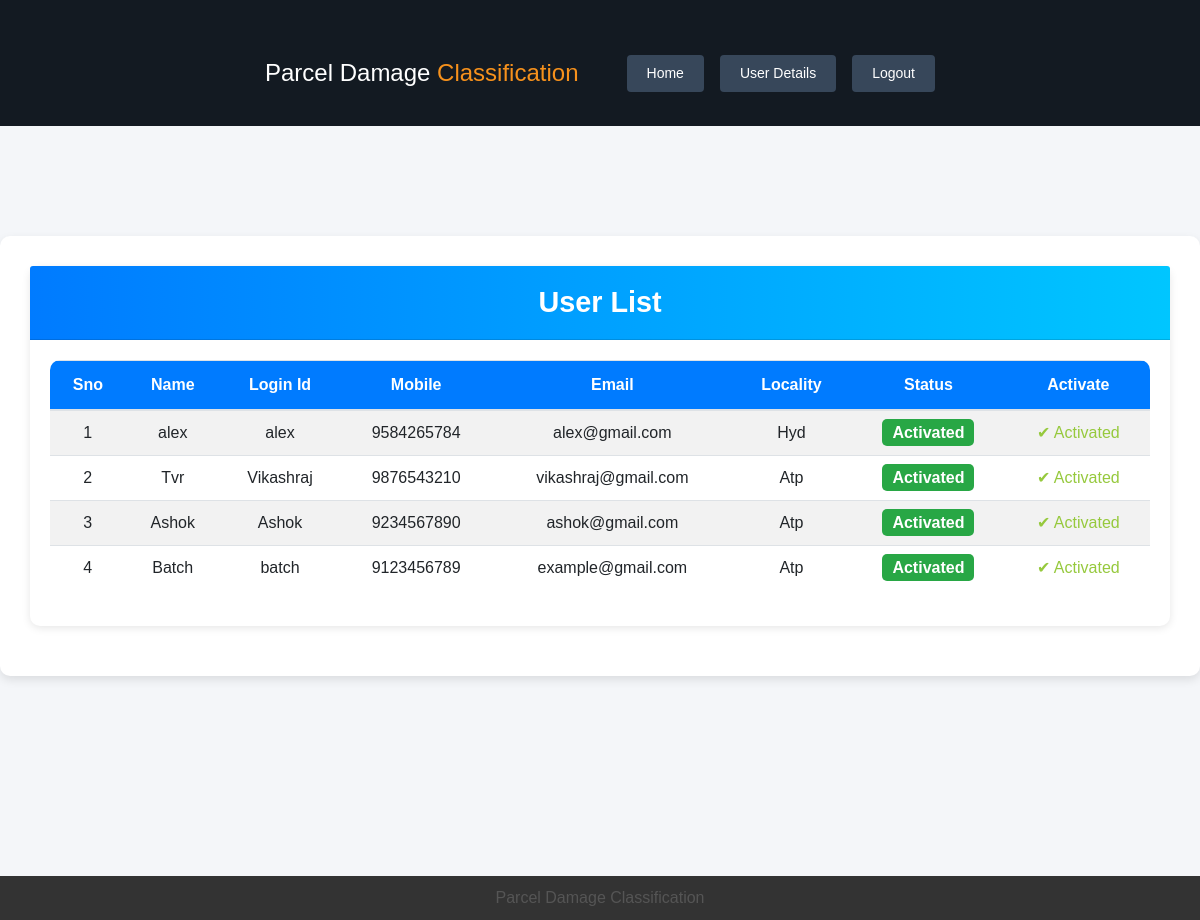
Page /ViewRegisteredUsers/ on the committed database.
### users/models.py (models this page shows, shortened)
class UserRegistrationModel(models.Model):
    name = models.CharField(max_length=100)
    loginid = models.CharField(unique=True, max_length=100)
    password = models.CharField(max_length=100)
    mobile = models.CharField(unique=True, max_length=100)
    email = models.CharField(unique=True, max_length=100)
    locality = models.CharField(max_length=100)
    address = models.CharField(max_length=1000)
    city = models.CharField(max_length=100)
    state = models.CharField(max_length=100)
    status = models.CharField(max_length=100)
    class Meta:
        db_table = 'UserRegistrations'

### admins/views.py (the view)
# urls.py: path("ViewRegisteredUsers/", admins.ViewRegisteredUsers, name="ViewRegisteredUsers"),
def ViewRegisteredUsers(request):
    data = UserRegistrationModel.objects.all()
    return render(request, 'admins/RegisteredUsers.html', {'data': data})

### assets/templates/admins/RegisteredUsers.html (shortened to what this page needs)
{% extends 'admins/adminbase.html' %}
{% block user_list %}active{% endblock %}
{% block content %}
<br>
<br>
<br>
<br>
    <br>
    <br>
    <br>
    <br>
        <br>
    <div>
        <div class="jumbotron">
            <div class="row">
                <div class="col-md-12">
                    <div class="card">
                        <div class="card-header">User List</div>
                        <div class="card-body">
                            <table class="table table-striped">
                                <thead>
                                <tr>
                                    <th scope="col">Sno</th>
                                    <th scope="col">Name</th>
                                    <th scope="col">Login Id</th>
                                    <th scope="col">Mobile</th>
                                    <th scope="col">Email</th>
                                    <th scope="col">Locality</th>
                                    <th scope="col">Status</th>
                                    <th scope="col">Activate</th>
                                </tr>
                                </thead>
                                <tbody>
                                {% for user in data %}
                                    <tr>
                                        <td>{{ forloop.counter }}</td>
                                        <td>{{ user.name }}</td>
                                        <td>{{ user.loginid }}</td>
                                        <td>{{ user.mobile }}</td>
                                        <td>{{ user.email }}</td>
                                        <td>{{ user.locality }}</td>
                                        <td>
                                            {% if user.status == 'waiting' %}
                                                <span class="status-waiting">Waiting</span>
                                            {% else %}
                                                <span class="status-active">Activated</span>
                                            {% endif %}
                                        </td>
                                        <td>
                                            {% if user.status == 'waiting' %}
                                                <a class="btn-link" href="/AdminActivaUsers/?uid={{ user.id }}">Activate</a>
                                            {% else %}
                                                <span class="text-success">✔ Activated</span>
                                            {% endif %}
                                        </td>
                                    </tr>
                                {% endfor %}
                                </tbody>
                            </table>
                        </div>
                    </div>
                </div>
            </div>
        </div>
    </div>
{% endblock %}

### assets/templates/admins/adminbase.html (shortened to what this page needs)
{% load static %}
<!DOCTYPE html>
<html lang="en">
<head>
    <link rel="stylesheet" href="{% static 'css/maicons.css' %}">
    <link rel="stylesheet" href="{% static 'css/bootstrap.css' %}">
    <link rel="stylesheet" href="{% static 'vendor/owl-carousel/css/owl.carousel.css' %}">
    <link rel="stylesheet" href="{% static 'vendor/animate/animate.css' %}">
    <link rel="stylesheet" href="{% static 'css/theme.css' %}">
</head>
<body>
    <main>
        <header>
            <nav class="navbar navbar-expand-lg navbar-light fixed-top">
                <div class="container">
                    <a class="navbar-brand" href="/">
                        <span class="text-danger">Parcel Damage</span> <span class="text-classify">Classification</span>
                    </a>
                    <div class="collapse navbar-collapse" id="navbarSupport">
                        <ul class="navbar-nav ml-auto">
                            <li class="nav-item {% block admin_home %} {% endblock %}">
                                <a class="btn btn-primary ml-lg-3" href="{% url 'AdminHome' %}">Home</a>
                            </li>
                            <li class="nav-item {% block user_list %} {% endblock %}">
                                <a class="btn btn-primary ml-lg-3" href="{% url 'ViewRegisteredUsers' %}">User Details</a>
                            </li>
                            <li class="nav-item">
                                <a class="btn btn-primary red-hover ml-lg-3" href="{% url 'index' %}">Logout</a>
                            </li>
                        </ul>
                    </div>
                </div>
            </nav>
        </header>
        {% block content %}
        {% endblock %}
    </main>
    <br>
    <br>
    <br>
    <br>
    <br>
    <br>
    <br>
    <footer class="footer">
        <p>Parcel Damage Classification</p>
    </footer>
</body>
</html>

### assets/static/css/theme.css (style rules this page uses)
:root { --primary: #00D9A5; --accent: #FF3D85; --secondary: #4E5AFE; --warning: #EED818; --info: #05B4E1; --danger: #FF4943; --success: #96C93D; --dark: #343531; --light: #F5F9F6; --cs: #596261; --grey: #6E807A; }
body { font-family: "Source Sans Pro", sans-serif; line-height: 1.5; color: #343531; }
a { color: #07be94; text-decoration: none; background-color: transparent; }
.text-success { color: #96C93D !important; }
.text-danger { color: #FF4943 !important; }
.btn-primary { color: #fff; background-color: #00D9A5; border-color: transparent; }
.btn { padding: 8px 24px; }
.navbar { min-height: 70px; }
.navbar-brand { font-weight: 600; padding-top: 10px; padding-bottom: 10px; }
.navbar-nav { margin-top: 10px; border-top: 1px solid #E8EEE4; flex-shrink: 0; }
.navbar-nav .btn { font-size: 14px; }
@media (min-width: 992px) { .navbar-expand-lg .navbar-nav { margin-top: 0; border-top: none; } }
@media (min-width: 992px) { .navbar-expand-lg .navbar-nav { align-items: center; } }

### assets/templates/admins/adminbase.html (style rules this page uses)
html, body { height: 100%; margin: 0; font-family: -apple-system, BlinkMacSystemFont, 'Segoe UI', Roboto, sans-serif; }
body { background: #ffffff; display: flex; flex-direction: column; min-height: 100vh; }
.navbar { background: #131A22; padding: 10px 0; }
.navbar-brand { font-size: 1.5rem; font-weight: 500; color: #333333 !important; }
.navbar-brand .text-danger { color: #ffffff !important; }
.navbar-brand .text-classify { color: #f6911c !important; }
.btn-primary { background: #37475A; border: none; padding: 8px 20px; font-size: 0.9rem; color: #ffffff; }
.container { margin-top: 20px; padding: 15px; max-width: 700px; }
h1, h2, h4, p { color: #333333; }
p { font-size: 1rem; line-height: 1.5; color: #555555; }
.footer { flex-shrink: 0; width: 100%; background: #333333; color: #ffffff; padding: 10px 0; text-align: center; font-size: 0.8rem; }
.footer p { margin: 0; }

### assets/templates/admins/RegisteredUsers.html (style rules this page uses)
body { font-family: "Poppins", sans-serif; background-color: #f4f6f9; }
.jumbotron { background: white; margin-top: 20px; padding: 30px; border-radius: 10px; box-shadow: 0px 4px 10px rgba(0, 0, 0, 0.1); }
.card { border: none; border-radius: 10px; box-shadow: 0px 2px 8px rgba(0, 0, 0, 0.1); background: #fff; margin-bottom: 20px; }
.card-header { background: linear-gradient(to right, #007bff, #00c6ff); color: white; text-align: center; font-size: 1.8rem; font-weight: bold; padding: 15px; border-radius: 10px 10px 0 0; }
.table { background: #fff; border-radius: 10px; overflow: hidden; }
.table th { background: #007bff; color: white; text-align: center; padding: 12px; font-size: 1rem; }
.table td { text-align: center; padding: 10px; font-size: 1rem; }
.status-active { background: #28a745; color: white; padding: 5px 10px; border-radius: 5px; font-weight: bold; }

### rows in the picture
UserRegistrationModel: name "alex", loginid "alex", mobile "9584265784", email "alex@gmail.com", locality "Hyd", status "Activated"
UserRegistrationModel: name "Tvr", loginid "Vikashraj", mobile "9876543210", email "vikashraj@gmail.com", locality "Atp", status "Activated"
UserRegistrationModel: name "Ashok", loginid "Ashok", mobile "9234567890", email "ashok@gmail.com", locality "Atp", status "Activated"
UserRegistrationModel: name "Batch", loginid "batch", mobile "9123456789", email "example@gmail.com", locality "Atp", status "Activated"
